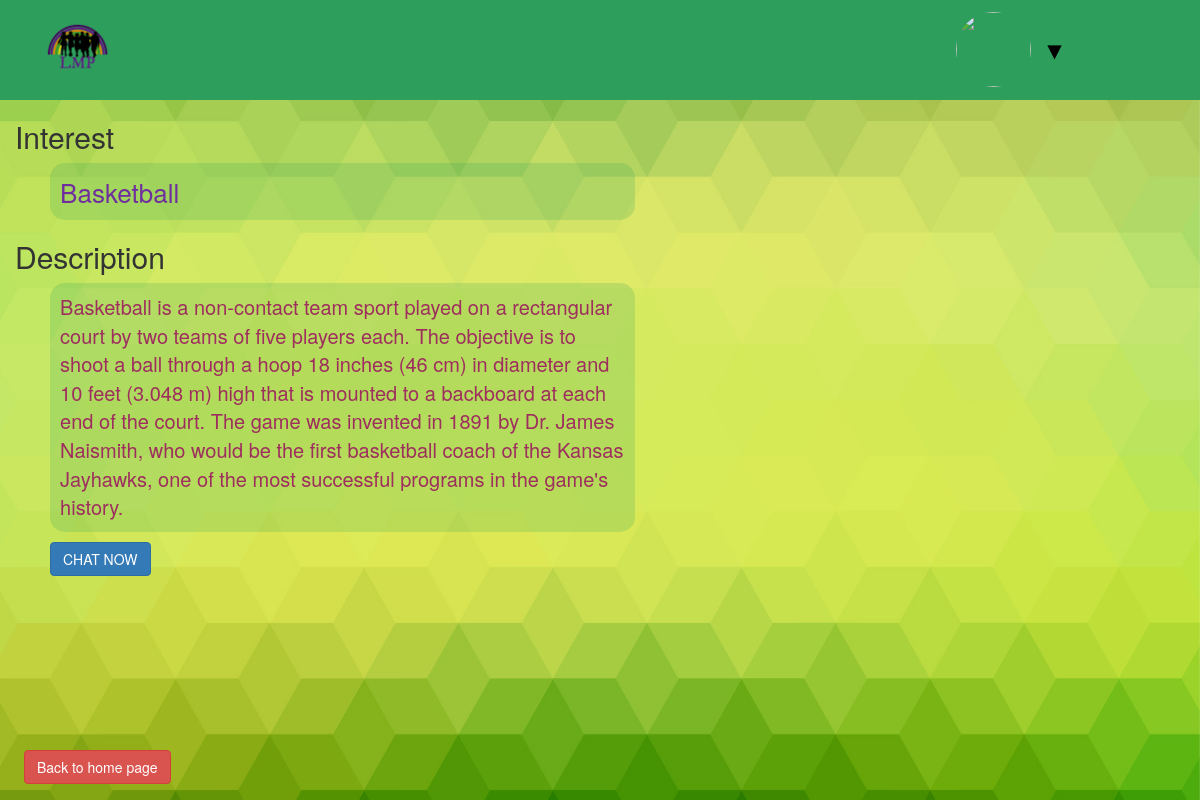
The app's page /interest/Basketball/ with its own data.
### interests/models.py (models this page shows, shortened)
class Interest(models.Model):
	name = models.CharField(max_length=100)
	description = models.TextField(blank=True)
	users = models.ManyToManyField(User)
	url = models.CharField(max_length=200)

### default/views.py (the view)
# urls.py: url(r'^interest/(?P<interest_name_url>\w+)/$', views.interest, name='interest'),
def interest(request, interest_name_url):
	interest_name = interest_name_url.replace('_', ' ')
	interest = Interest.objects.filter(name=interest_name).values('name', 'description')
	context = {
		'interest': interest,
	}
	return render(request, 'default/interest.html', context)

### default/templates/default/interest.html (shortened to what this page needs)
{% extends 'base.html' %}
{% load static %}
{% block content %}
<div id="navbar" class="col-lg-12">
	<div class="col-lg-2">
		<a href="/"><img class="logo" src="{% static 'images/logo.png' %}" alt=""></a>
	</div>
	<div class="col-lg-5">
	</div>
	<div class="col-lg-5">
		<div class="col-lg-6 text-right">
		</div>
		<div class="col-lg-2">
			{% if user.userprofile.avatar == '' %}
				<img class="avatar" src="{% static 'images/default_avatar.png' %}" alt="">
			{% else %}
				<img class="avatar" src="/media/{{ user.userprofile.avatar }}" alt="">
			{% endif %}
		</div>
		<div class="col-lg-4 text-left dropdown">
			<img class="dropbtn" src="{% static 'images/triangle.png' %}" alt="">
		</div>
	</div>
</div>
<div class="container-fluid">
	<div class="row">
		<div class="col-lg-12">
			{% for item in interest %}
				<h2>Interest</h2>
				<p class="int-name">{{ item.name }}</p>
				<h2>Description</h2>
				<p class="int-description">{{ item.description }}</p>
			{% endfor %}
				<a href="/chat/" class="btn btn-primary btn-chat">CHAT NOW</a>
		</div>
	</div>
</div>
<a href="/" class="btn btn-danger back-home">Back to home page</a>
{% endblock %}

### static/css/global.css (style rules this page uses)
html, body { height: 100%; background: url(/static/images/bg.jpg) no-repeat center center; -webkit-background-size: cover; -moz-background-size: cover; -o-background-size: cover; background-size: cover; }
#navbar { background-color: #2e9e5c; height: 100px; }
.logo { width: 60%; }
.avatar { margin-top: 12px; height: 75px; width: 75px; -webkit-border-radius: 50%; -moz-border-radius: 50%; border-radius: 50%; }
.dropbtn { margin-top: 45px; margin-left: 15px; cursor: pointer; width: 15px; height: 15px; }
.dropdown { position: relative; display: inline-block; }
.back-home { position: absolute; bottom: 2%; left: 2%; }
.int-name { background: rgba(46, 158, 92, 0.2); border-radius: 15px; color: #6f2e9e; font-size: 26px; margin-left: 3%; padding: 10px; width: 50%; }
.int-description { background: rgba(46, 158, 92, 0.2); border-radius: 15px; color: #9e2e5d; font-size: 20px; margin-left: 3%; padding: 10px; width: 50%; }
.btn-chat { margin-left: 3%; }

### records on screen
Interest: name "Basketball", description "Basketball is a non-contact team sport played on a rectangular court by two teams of five players each. The objective is to shoot a ball through a hoop 18 inches (46 cm) in diameter and 10 feet (3.048 m) high that is mounted to a backboard at each end of the court. The game was invented in 1891 by Dr. James Naismith, who would be the first basketball coach of the Kansas Jayhawks, one of the most successful programs in the game's history."
